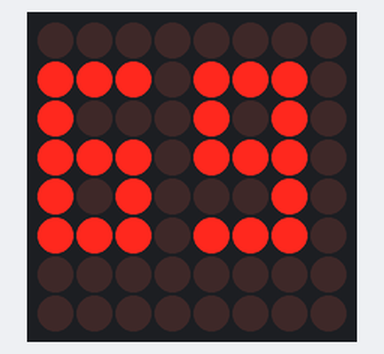
This sketch was run on a simulated Arduino Uno, built with avr-gcc and run on an emulated ATmega328P. Parts: 8×8 LED matrix.

Above: at 0.1 s.

The sketch:

LEDArduinoshowId.ino
```cpp
#include <LedControl.h>

// ขาต่อกับ MAX7219
const byte DIN_PIN = 12;   // DIN
const byte CLK_PIN = 11;   // CLK
const byte CS_PIN  = 10;   // CS/LOAD

// ใช้เมทริกซ์ 1 โมดูล
LedControl lc(DIN_PIN, CLK_PIN, CS_PIN, 1);

// ลาย 3x5 ของเลข 6 และ 9 (บิต 1=ติด) แต่ละแถวกว้าง 3 บิต: ซ้าย→ขวา คือ bit 2..0
const byte SIX_3x5[5]  = { B111, B100, B111, B101, B111 };
const byte NINE_3x5[5] = { B111, B101, B111, B001, B111 };

// วาดรูป 3x5 ที่ตำแหน่ง (topRow,leftCol)
void draw3x5(const byte pat[5], byte topRow, byte leftCol) {
  for (byte r = 0; r < 5; r++) {
    for (byte c = 0; c < 3; c++) {
      bool on = pat[r] & (1 << (2 - c));          // อ่านบิตซ้าย→ขวา
      lc.setLed(0, topRow + r, leftCol + c, on);  // device=0, row, col
    }
  }
}

void setup() {
  lc.shutdown(0, false);   // ปลุกชิป
  lc.setIntensity(0, 3);   // ความสว่าง 0..15
  lc.clearDisplay(0);

  // จัดวางให้อยู่กึ่งกลางแนวตั้ง: ใช้แถว 1..5
  // เลข '6' ที่คอลัมน์ 0..2, เว้น 1 คอลัมน์, เลข '9' ที่คอลัมน์ 4..6
  draw3x5(SIX_3x5,  1, 0);
  draw3x5(NINE_3x5, 1, 4);
}

void loop() {
  // วาดครั้งเดียวแล้วค้างไว้ ไม่ต้องทำอะไรต่อ
}
```
